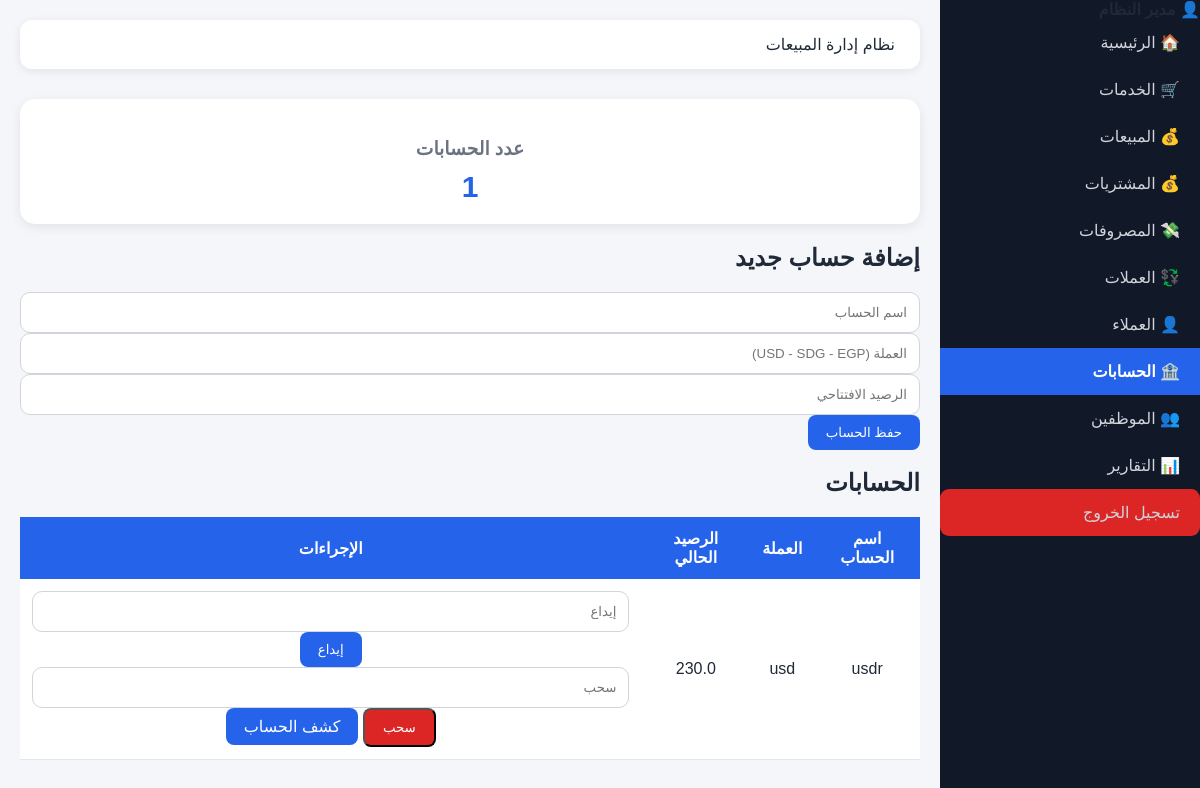
Page /accounts (signed in) on the committed database.
### tables this page shows
CREATE TABLE accounts (

id INTEGER PRIMARY KEY AUTOINCREMENT,

name TEXT,

currency TEXT,

balance REAL DEFAULT 0,

created_at TEXT

);

### app.py (the view, shortened to what this page needs)
@app.route('/accounts', methods=['GET', 'POST'])
def accounts():
    if 'user_id' not in session:
        return redirect('/')
    conn = sqlite3.connect('database.db')
    conn.row_factory = sqlite3.Row
    cursor = conn.cursor()
    accounts = cursor.execute("""
    SELECT *
    FROM accounts
    ORDER BY id DESC
    """).fetchall()
    conn.close()
    return render_template(
        'accounts.html',
        accounts=accounts
    )

### templates/accounts.html (shortened to what this page needs)
{% extends 'base.html' %}
{% block content %}
<div class="stat-card">
    <h3>عدد الحسابات</h3>
    <h2>{{ accounts|length }}</h2>
</div><h2>إضافة حساب جديد</h2><form method="POST"><input
    type="text"
    name="name"
    placeholder="اسم الحساب"
    required>
<input
    type="text"
    name="currency"
    placeholder="العملة (USD - SDG - EGP)"
    required>
<input
    type="number"
    step="0.01"
    name="balance"
    placeholder="الرصيد الافتتاحي"
    required>
<button
    type="submit"
    class="btn-save">
    حفظ الحساب
</button>
</form><h2>الحسابات</h2><table><tr>
    <th>اسم الحساب</th>
    <th>العملة</th>
    <th>الرصيد الحالي</th>
    <th>الإجراءات</th>
</tr>
{% for account in accounts %}
<tr>
    <td>{{ account['name'] }}</td>
    <td>{{ account['currency'] }}</td>
    <td>{{ account['balance'] }}</td>
        <td>
    <form method="POST" action="/accounts/deposit/{{ account['id'] }}" style="display:inline;">
        <input type="number" name="amount" placeholder="إيداع" required>
        <button class="btn-save">إيداع</button>
    </form>
    <form method="POST" action="/accounts/withdraw/{{ account['id'] }}" style="display:inline;">
        <input type="number" name="amount" placeholder="سحب" required>
        <button class="btn-delete">سحب</button>
    </form>
<a href="/accounts/report/{{ account['id'] }}" class="btn-save">
    كشف الحساب
</a>
</td>
</tr>
{% endfor %}
</table>{% endblock %}

### static/css/style.css (style rules this page uses)
body { margin:0; background:#f4f6f9; font-family:Tahoma, Arial, sans-serif; color:#1f2937; }
.stat-card { flex:1; min-width:220px; background:white; padding:20px; border-radius:15px; text-align:center; box-shadow:0 3px 12px rgba(0,0,0,.08); }
.stat-card h3 { color:#6b7280; margin-bottom:10px; }
.stat-card h2 { color:#2563eb; margin:0; font-size:30px; }
input, select, textarea, .form-control { width:100%; padding:12px; border:1px solid #d1d5db; border-radius:10px; box-sizing:border-box; background:white; }
.btn-save { background:#2563eb; color:white; border:none; padding:10px 18px; border-radius:8px; cursor:pointer; text-decoration:none; }
.btn-delete { background:#dc2626; color:white; text-decoration:none; padding:10px 18px; border-radius:8px; }
table { width:100%; border-collapse:collapse; background:white; overflow:hidden; }
table th { background:#2563eb; color:white; padding:12px; }
table td { padding:12px; border-bottom:1px solid #e5e7eb; text-align:center; }

### rows in the picture
accounts: name "usdr", currency "usd", balance "230.0"

### other values in the picture
{{ accounts|length }} "1"
